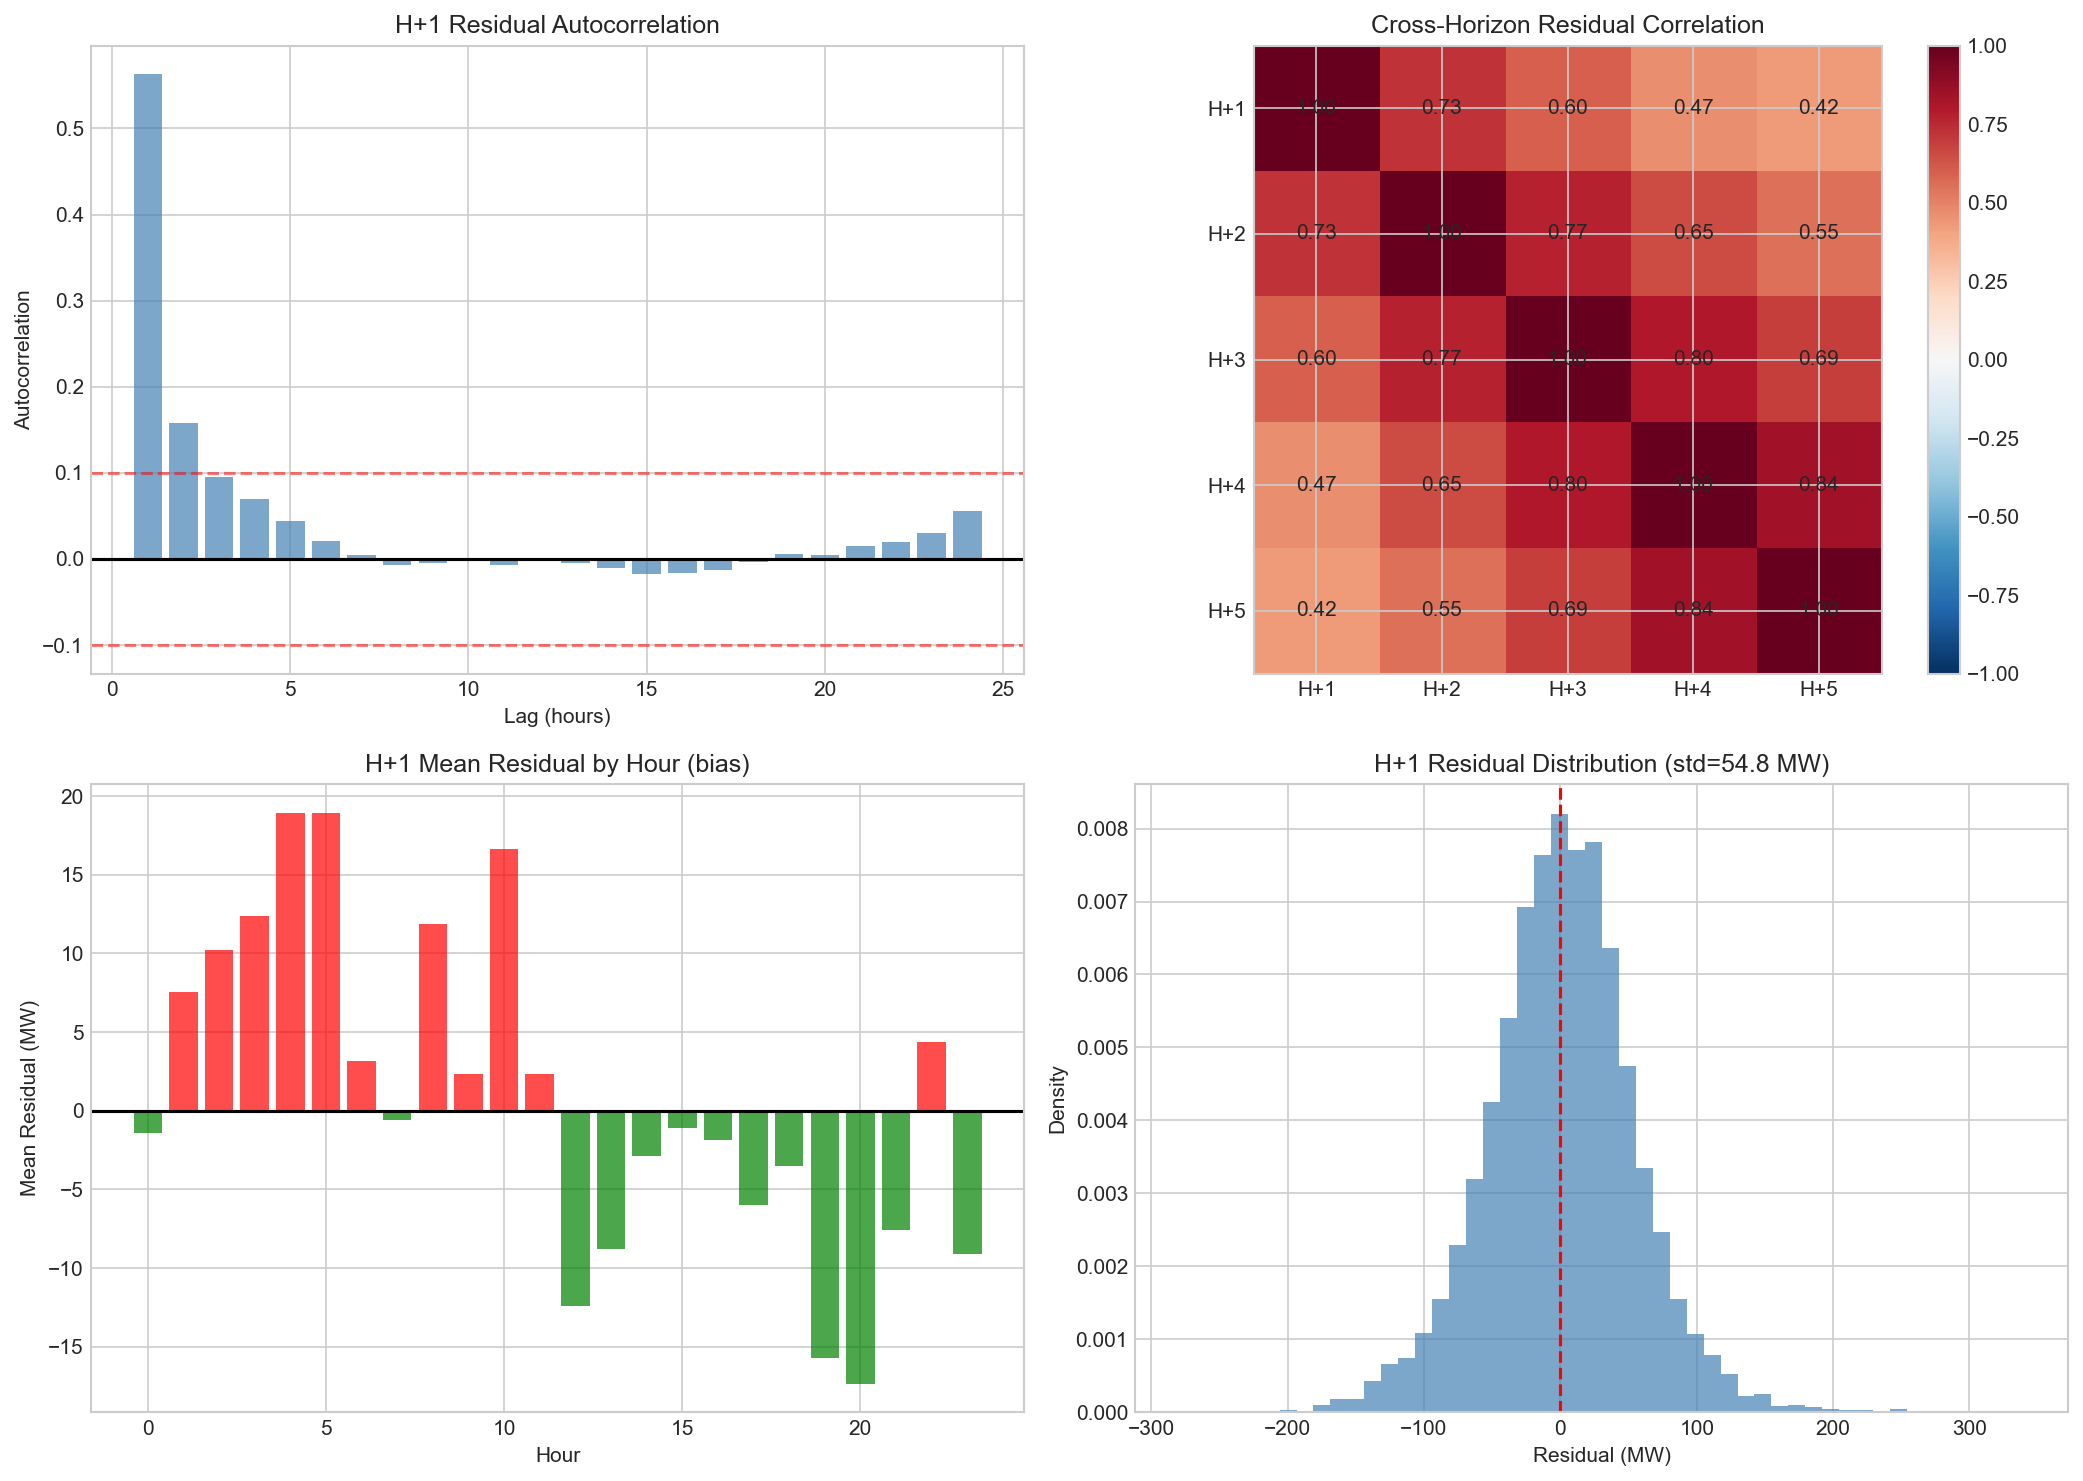

The Python source for this figure:
"""
Residual (Model Error) Analysis
================================
Analyze correlations in our model's prediction errors to find:
1. Are residuals autocorrelated? (exploitable signal remaining)
2. Are residuals correlated across horizons?
3. What patterns remain in the errors?
4. Can we build a "correction" model on top?
"""

import pandas as pd
import numpy as np
import matplotlib.pyplot as plt
from pathlib import Path
import lightgbm as lgb
import warnings
warnings.filterwarnings('ignore')

BASE_PATH = Path(__file__).parent.parent.parent.parent.parent  # ipesoft_eda_data
OUTPUT_PATH = Path(__file__).parent / 'residual_analysis'
OUTPUT_PATH.mkdir(exist_ok=True)

plt.style.use('seaborn-v0_8-whitegrid')


def load_and_prepare():
    """Load and prepare data with all features."""
    df = pd.read_parquet(BASE_PATH / 'features' / 'DamasLoad' / 'load_data.parquet')
    df['datetime'] = pd.to_datetime(df['datetime'])
    df = df.sort_values('datetime').reset_index(drop=True)
    df['hour'] = df['datetime'].dt.hour
    df['dow'] = df['datetime'].dt.dayofweek
    df['year'] = df['datetime'].dt.year
    df['error'] = df['actual_load_mw'] - df['forecast_load_mw']

    # 3-min load
    load_3min = pd.read_csv(BASE_PATH / 'data' / 'features' / 'load_3min.csv')
    load_3min['datetime'] = pd.to_datetime(load_3min['datetime'])
    load_3min['hour_start'] = load_3min['datetime'].dt.floor('H')
    load_hourly = load_3min.groupby('hour_start').agg({'load_mw': ['std', 'first', 'last']}).reset_index()
    load_hourly.columns = ['datetime', 'load_std_3min', 'load_first', 'load_last']
    load_hourly['load_trend_3min'] = load_hourly['load_last'] - load_hourly['load_first']
    df = df.merge(load_hourly[['datetime', 'load_std_3min', 'load_trend_3min']], on='datetime', how='left')

    # Regulation
    reg_3min = pd.read_csv(BASE_PATH / 'data' / 'features' / 'regulation_3min.csv')
    reg_3min['datetime'] = pd.to_datetime(reg_3min['datetime'])
    reg_3min['hour_start'] = reg_3min['datetime'].dt.floor('H')
    reg_hourly = reg_3min.groupby('hour_start').agg({'regulation_mw': ['mean', 'std']}).reset_index()
    reg_hourly.columns = ['datetime', 'reg_mean', 'reg_std']
    df = df.merge(reg_hourly, on='datetime', how='left')

    # Features
    for lag in range(1, 13):
        df[f'error_lag{lag}'] = df['error'].shift(lag)
    for window in [3, 6, 12, 24]:
        df[f'error_roll_mean_{window}h'] = df['error'].shift(1).rolling(window).mean()
        df[f'error_roll_std_{window}h'] = df['error'].shift(1).rolling(window).std()

    # Error trends
    df['error_trend_3h'] = df['error_lag1'] - df['error_lag3']
    df['error_trend_6h'] = df['error_lag1'] - df['error_lag6']
    df['error_momentum'] = 0.5 * (df['error_lag1'] - df['error_lag2']) + \
                           0.3 * (df['error_lag2'] - df['error_lag3']) + \
                           0.2 * (df['error_lag3'] - df['error_lag4'])
    df['error_accel'] = (df['error_lag1'] - df['error_lag2']) - (df['error_lag2'] - df['error_lag3'])

    df['load_volatility_lag1'] = df['load_std_3min'].shift(1)
    df['load_trend_lag1'] = df['load_trend_3min'].shift(1)
    for lag in range(1, 4):
        df[f'reg_mean_lag{lag}'] = df['reg_mean'].shift(lag)

    seasonal = df.groupby(['dow', 'hour'])['error'].transform('mean')
    df['seasonal_error'] = seasonal
    df['hour_sin'] = np.sin(2 * np.pi * df['hour'] / 24)
    df['hour_cos'] = np.cos(2 * np.pi * df['hour'] / 24)
    df['is_weekend'] = (df['dow'] >= 5).astype(int)

    # Targets
    for h in range(1, 6):
        df[f'target_h{h}'] = df['error'].shift(-h)

    return df


def get_features():
    return [
        'error_lag1', 'error_lag2', 'error_lag3', 'error_lag4', 'error_lag5',
        'error_lag6', 'error_lag7', 'error_lag8',
        'error_roll_mean_3h', 'error_roll_std_3h',
        'error_roll_mean_6h', 'error_roll_std_6h',
        'error_roll_mean_12h', 'error_roll_std_12h',
        'error_roll_mean_24h', 'error_roll_std_24h',
        'error_trend_3h', 'error_trend_6h', 'error_momentum', 'error_accel',
        'load_volatility_lag1', 'load_trend_lag1',
        'reg_mean_lag1', 'reg_mean_lag2', 'reg_mean_lag3',
        'seasonal_error',
        'hour', 'hour_sin', 'hour_cos', 'dow', 'is_weekend',
    ]


def train_and_get_residuals(df, features):
    """Train models and get residuals for analysis."""
    results = {}

    for h in range(1, 6):
        target = f'target_h{h}'
        available = [f for f in features if f in df.columns]

        df_model = df.dropna(subset=[target] + available).copy()
        train = df_model[df_model['year'] < 2025]
        test = df_model[df_model['year'] >= 2025].copy()

        model = lgb.LGBMRegressor(
            n_estimators=300, learning_rate=0.03, max_depth=8, num_leaves=50,
            min_child_samples=30, random_state=42, verbosity=-1
        )
        model.fit(train[available], train[target])

        test['pred'] = model.predict(test[available])
        test['residual'] = test[target] - test['pred']  # actual - predicted

        results[h] = test[['datetime', 'hour', 'dow', target, 'pred', 'residual']].copy()

    return results


def analyze_residual_autocorrelation(results):
    """Analyze autocorrelation of residuals."""
    print("\n" + "=" * 70)
    print("1. RESIDUAL AUTOCORRELATION")
    print("=" * 70)
    print("\n   Are our prediction errors correlated over time?")
    print("   If yes, we could predict and correct them.\n")

    for h in [1, 3, 5]:
        residuals = results[h]['residual'].values

        print(f"   H+{h} Residual Autocorrelation:")
        autocorrs = []
        for lag in [1, 2, 3, 6, 12, 24]:
            if len(residuals) > lag:
                r = np.corrcoef(residuals[:-lag], residuals[lag:])[0, 1]
                autocorrs.append((lag, r))
                print(f"      Lag {lag:2}h: r = {r:+.3f}")
        print()

    return autocorrs


def analyze_cross_horizon_correlation(results):
    """Analyze correlation between residuals at different horizons."""
    print("\n" + "=" * 70)
    print("2. CROSS-HORIZON RESIDUAL CORRELATION")
    print("=" * 70)
    print("\n   Are errors at H+1 correlated with H+2, H+3, etc.?")
    print("   If yes, we could use H+1 residual to correct H+2-5.\n")

    # Align residuals by datetime
    merged = results[1][['datetime', 'residual']].rename(columns={'residual': 'res_h1'})
    for h in range(2, 6):
        merged = merged.merge(
            results[h][['datetime', 'residual']].rename(columns={'residual': f'res_h{h}'}),
            on='datetime', how='inner'
        )

    print("   Correlation Matrix:")
    print("         H+1    H+2    H+3    H+4    H+5")
    for h1 in range(1, 6):
        row = f"   H+{h1}  "
        for h2 in range(1, 6):
            r = merged[f'res_h{h1}'].corr(merged[f'res_h{h2}'])
            row += f"{r:+.2f}  "
        print(row)

    return merged


def analyze_residual_patterns(results):
    """Analyze patterns in residuals by hour/dow."""
    print("\n" + "=" * 70)
    print("3. RESIDUAL PATTERNS BY HOUR AND DAY")
    print("=" * 70)
    print("\n   Do residuals have systematic biases we missed?\n")

    test = results[1]

    # By hour
    by_hour = test.groupby('hour')['residual'].agg(['mean', 'std', 'count'])
    print("   Mean Residual by Hour (H+1):")
    print("   Hour | Mean    | Std     | Significant?")
    print("   " + "-" * 45)

    for hour, row in by_hour.iterrows():
        # Is mean significantly different from 0? (rough t-test)
        se = row['std'] / np.sqrt(row['count'])
        t = abs(row['mean'] / se) if se > 0 else 0
        sig = "YES" if t > 2 else "no"
        print(f"   {hour:4} | {row['mean']:+6.1f} | {row['std']:6.1f} | {sig}")

    # By dow
    print("\n   Mean Residual by Day of Week (H+1):")
    by_dow = test.groupby('dow')['residual'].agg(['mean', 'std', 'count'])
    days = ['Mon', 'Tue', 'Wed', 'Thu', 'Fri', 'Sat', 'Sun']
    for dow, row in by_dow.iterrows():
        se = row['std'] / np.sqrt(row['count'])
        t = abs(row['mean'] / se) if se > 0 else 0
        sig = "YES" if t > 2 else "no"
        print(f"   {days[dow]:3} | {row['mean']:+6.1f} | {row['std']:6.1f} | {sig}")

    return by_hour, by_dow


def test_residual_correction(results):
    """Test if we can predict and correct residuals."""
    print("\n" + "=" * 70)
    print("4. RESIDUAL CORRECTION MODEL")
    print("=" * 70)
    print("\n   Can we predict our own errors and correct them?\n")

    test = results[1].copy()

    # Create lagged residuals (would need to be from actual past predictions)
    # For simulation, we use test set residuals
    test = test.sort_values('datetime').reset_index(drop=True)
    test['res_lag1'] = test['residual'].shift(1)
    test['res_lag2'] = test['residual'].shift(2)
    test['res_lag3'] = test['residual'].shift(3)
    test['res_roll_mean'] = test['residual'].shift(1).rolling(3).mean()

    # Can we predict current residual from past residuals?
    test_valid = test.dropna(subset=['res_lag1', 'res_lag2', 'res_lag3'])

    # Split for fair evaluation
    n = len(test_valid)
    train_res = test_valid.iloc[:n//2]
    test_res = test_valid.iloc[n//2:]

    # Train residual prediction model
    res_features = ['res_lag1', 'res_lag2', 'res_lag3', 'res_roll_mean', 'hour', 'dow']
    model_res = lgb.LGBMRegressor(n_estimators=100, max_depth=4, random_state=42, verbosity=-1)
    model_res.fit(train_res[res_features], train_res['residual'])

    # Predict residuals
    test_res = test_res.copy()
    test_res['pred_residual'] = model_res.predict(test_res[res_features])

    # Correct the original prediction
    test_res['corrected_pred'] = test_res['pred'] + test_res['pred_residual']
    test_res['corrected_residual'] = test_res['target_h1'] - test_res['corrected_pred']

    # Compare
    original_mae = np.abs(test_res['residual']).mean()
    corrected_mae = np.abs(test_res['corrected_residual']).mean()
    improvement = (original_mae - corrected_mae) / original_mae * 100

    print(f"   Original Model MAE:     {original_mae:.2f} MW")
    print(f"   After Correction MAE:   {corrected_mae:.2f} MW")
    print(f"   Improvement:            {improvement:+.1f}%")

    if improvement > 0:
        print(f"\n   Residual correction helps by {original_mae - corrected_mae:.2f} MW!")
    else:
        print(f"\n   Residual correction doesn't help (residuals are unpredictable)")

    return test_res, improvement


def plot_residual_analysis(results, merged):
    """Create visualization of residual analysis."""
    fig, axes = plt.subplots(2, 2, figsize=(14, 10))

    # 1. Residual autocorrelation
    residuals = results[1]['residual'].values
    lags = range(1, 25)
    autocorrs = [np.corrcoef(residuals[:-lag], residuals[lag:])[0, 1] for lag in lags]

    axes[0, 0].bar(lags, autocorrs, color='steelblue', alpha=0.7)
    axes[0, 0].axhline(y=0, color='black', linestyle='-')
    axes[0, 0].axhline(y=0.1, color='red', linestyle='--', alpha=0.5)
    axes[0, 0].axhline(y=-0.1, color='red', linestyle='--', alpha=0.5)
    axes[0, 0].set_xlabel('Lag (hours)')
    axes[0, 0].set_ylabel('Autocorrelation')
    axes[0, 0].set_title('H+1 Residual Autocorrelation')

    # 2. Cross-horizon correlation heatmap
    corr_matrix = merged[[f'res_h{h}' for h in range(1, 6)]].corr()
    im = axes[0, 1].imshow(corr_matrix.values, cmap='RdBu_r', vmin=-1, vmax=1)
    axes[0, 1].set_xticks(range(5))
    axes[0, 1].set_yticks(range(5))
    axes[0, 1].set_xticklabels([f'H+{h}' for h in range(1, 6)])
    axes[0, 1].set_yticklabels([f'H+{h}' for h in range(1, 6)])
    axes[0, 1].set_title('Cross-Horizon Residual Correlation')
    for i in range(5):
        for j in range(5):
            axes[0, 1].text(j, i, f'{corr_matrix.values[i, j]:.2f}',
                           ha='center', va='center', fontsize=10)
    plt.colorbar(im, ax=axes[0, 1])

    # 3. Residual by hour
    by_hour = results[1].groupby('hour')['residual'].mean()
    colors = ['green' if x < 0 else 'red' for x in by_hour.values]
    axes[1, 0].bar(by_hour.index, by_hour.values, color=colors, alpha=0.7)
    axes[1, 0].axhline(y=0, color='black', linestyle='-')
    axes[1, 0].set_xlabel('Hour')
    axes[1, 0].set_ylabel('Mean Residual (MW)')
    axes[1, 0].set_title('H+1 Mean Residual by Hour (bias)')

    # 4. Residual distribution
    axes[1, 1].hist(results[1]['residual'], bins=50, density=True, alpha=0.7, color='steelblue')
    axes[1, 1].axvline(x=0, color='red', linestyle='--')
    axes[1, 1].set_xlabel('Residual (MW)')
    axes[1, 1].set_ylabel('Density')
    axes[1, 1].set_title(f'H+1 Residual Distribution (std={results[1]["residual"].std():.1f} MW)')

    plt.tight_layout()
    plt.savefig(OUTPUT_PATH / 'residual_analysis.png', dpi=150, bbox_inches='tight')
    plt.close()
    print(f"\n   Saved: {OUTPUT_PATH / 'residual_analysis.png'}")


def main():
    print("=" * 70)
    print("RESIDUAL (MODEL ERROR) ANALYSIS")
    print("=" * 70)

    # Load data and train models
    print("\nLoading data and training models...")
    df = load_and_prepare()
    features = get_features()
    results = train_and_get_residuals(df, features)

    print(f"\n   Test set size: {len(results[1]):,} hours")
    print(f"   H+1 Model MAE: {np.abs(results[1]['residual']).mean():.2f} MW")

    # Analysis
    autocorrs = analyze_residual_autocorrelation(results)
    merged = analyze_cross_horizon_correlation(results)
    by_hour, by_dow = analyze_residual_patterns(results)
    test_res, improvement = test_residual_correction(results)

    # Summary
    print("\n" + "=" * 70)
    print("SUMMARY: WHAT CAN WE DO WITH RESIDUAL CORRELATIONS?")
    print("=" * 70)

    h1_lag1_corr = np.corrcoef(results[1]['residual'].values[:-1],
                               results[1]['residual'].values[1:])[0, 1]

    print(f"""
   1. RESIDUAL AUTOCORRELATION
      - Lag-1h correlation: r = {h1_lag1_corr:.3f}
      - This is {'WEAK' if abs(h1_lag1_corr) < 0.2 else 'MODERATE' if abs(h1_lag1_corr) < 0.5 else 'STRONG'}
      - {'Little exploitable signal' if abs(h1_lag1_corr) < 0.2 else 'Some signal to exploit!'}

   2. CROSS-HORIZON CORRELATION
      - H+1 vs H+2 residuals: r = {merged['res_h1'].corr(merged['res_h2']):.3f}
      - H+1 vs H+5 residuals: r = {merged['res_h1'].corr(merged['res_h5']):.3f}
      - {'Can use H+1 errors to help H+2-5' if merged['res_h1'].corr(merged['res_h2']) > 0.3 else 'Limited cross-horizon benefit'}

   3. RESIDUAL CORRECTION MODEL
      - Improvement from predicting residuals: {improvement:+.1f}%
      - {'Worth implementing!' if improvement > 2 else 'Not worth the complexity'}

   4. REMAINING BIASES
      - Hour biases: {'Significant' if by_hour['mean'].abs().max() > 5 else 'Small'}
      - DoW biases: {'Significant' if by_dow['mean'].abs().max() > 5 else 'Small'}
""")

    # Generate plots
    plot_residual_analysis(results, merged)

    return results, merged


if __name__ == "__main__":
    results, merged = main()
